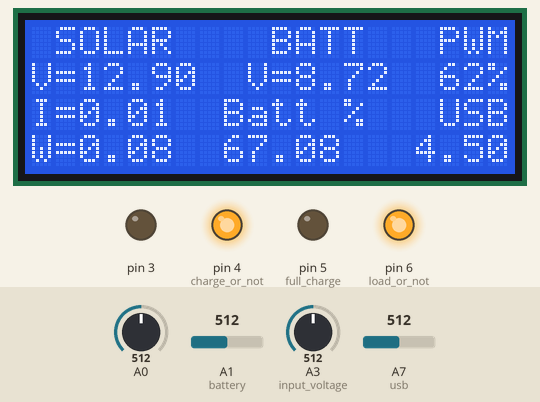
Simulated run of this sketch. Board: Arduino Nano, built with avr-gcc and run on an emulated ATmega328P. On the bench: 20×4 character LCD, output pins drawn as LEDs (lit = HIGH). Inputs (shaded band) come from the test bench; at power-on: A0 = 512, A3 (input_voltage) = 512, A1 (battery) = 512, A7 (usb) = 512. What the sketch prints to the serial monitor is not drawn.

Above: at 1.3 s.
1.4 s: A0 set to 532
At 4.1 s:
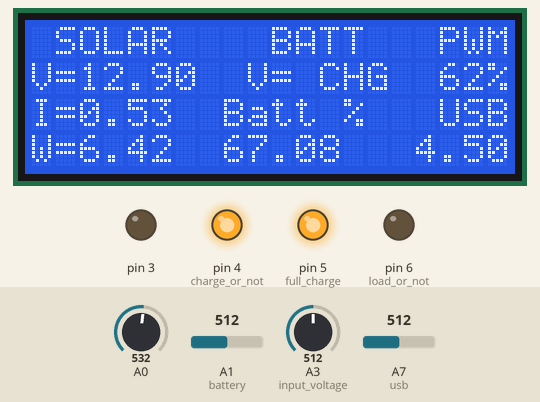
5.1 s: A3 (input_voltage) set to 273
At 7.5 s:
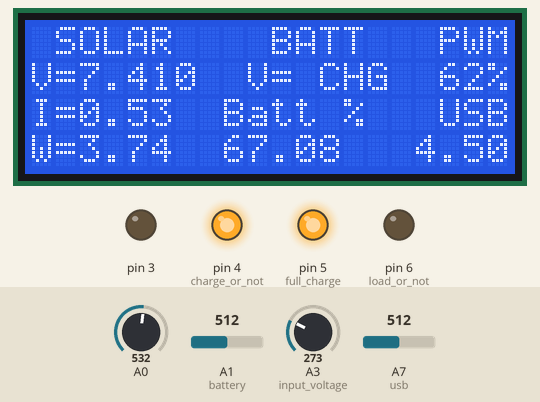
8.6 s: A3 (input_voltage) set to 239
At 11.8 s:
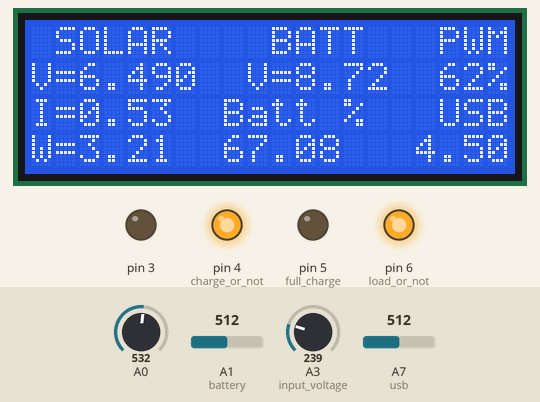
12.1 s: A1 (battery) set to 716
At 14.2 s:
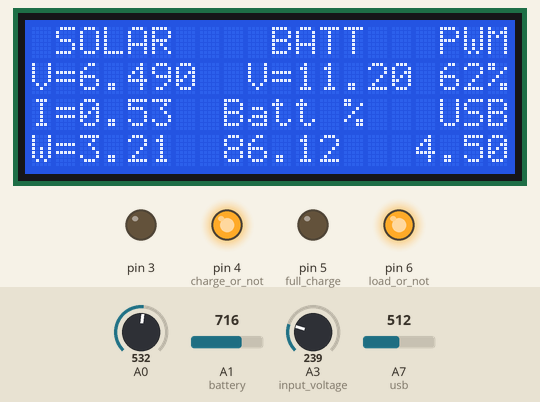
14.5 s: A7 (usb) set to 716
At 15.7 s:
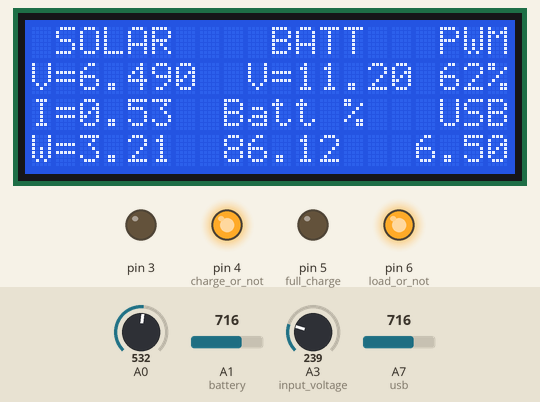
16.8 s: A0 set to 716
At 19.8 s:
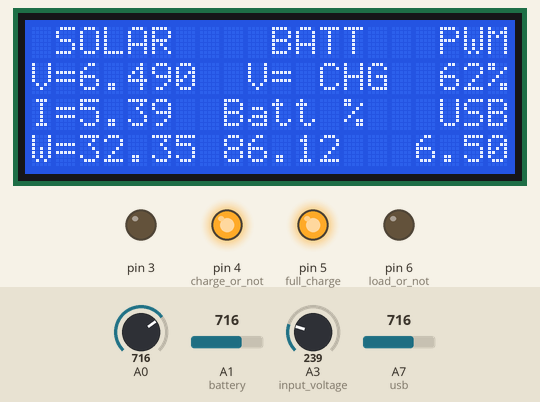
Timing chart, 0 to 21.3 s (numbered marks = the images above; inputs shaded):
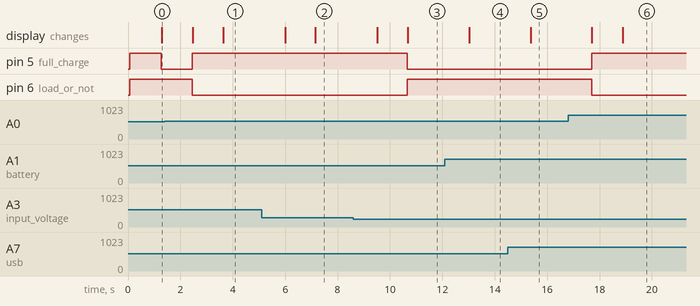

Measured:
- the behaviour switches between 522 and 523 on A0 (found by bisection; images 0 and 1)
- the behaviour switches between 258 and 257 on A3 (input_voltage) (found by bisection; images 2 and 3)
- after the input at 1.4 s, pin 5 (full_charge): LOW → HIGH after 1.1 s; pin 6 (load_or_not): HIGH → LOW after 1.1 s; the display: first changes after 1.1 s (image 1 shows a later state)
- after the input at 5.1 s, the display: first changes after 0.90 s (image 2 shows a later state)
- after the input at 8.6 s, pin 5 (full_charge): HIGH → LOW after 2.1 s; pin 6 (load_or_not): LOW → HIGH after 2.1 s; the display: first changes after 0.91 s (image 3 shows a later state)
- after the input at 12.1 s, the display: changes after 0.92 s (image 4)
- after the input at 14.5 s, the display: changes after 0.88 s (image 5)
- after the input at 16.8 s, pin 5 (full_charge): LOW → HIGH after 0.90 s; pin 6 (load_or_not): HIGH → LOW after 0.90 s; the display: first changes after 0.91 s (image 6 shows a later state)

The sketch:

mppt.ino
```cpp
#define input_voltage A3
#define usb A7
#define battery A1
#define current A0
bool charge = false;
int avg = 0;
/////////////////// we have 3 voltages to show

#include <Wire.h>
#include <LiquidCrystal_I2C.h>
LiquidCrystal_I2C lcd(0x3F, 2, 1, 0, 4, 5, 6, 7, 3, POSITIVE);

float ipVoltage = 0.0;
float amps = 0.0;
int v = 0;
float w = 0.0;
float per = 0.0;
void setup() {
 Serial.begin(115200);
 lcd.begin(20,4);
 lcd.backlight();
 pinMode(3,OUTPUT);
 pinMode(4,OUTPUT);   //  charge or not
 pinMode(5,OUTPUT);   //  full charge
 pinMode(6,OUTPUT);   //   load or not
 digitalWrite(4,HIGH);
 digitalWrite(5,HIGH);
 digitalWrite(6,HIGH);

 drawTemplate();
}

void loop() {

  float tmp,vread;
  lcd.setCursor(0,0);
  lcd.print(" ");

  tmp = analogRead(input_voltage);
  vread = tmp/1023 * 5;
  ipVoltage = (vread/18)*100;
  if(ipVoltage>12){
    ipVoltage = ipVoltage - 1.0;
  }
  avg = ipVoltage;
   v  = ipVoltage;
  lcd.setCursor(2,1);
  lcd.print(ipVoltage);

  tmp = analogRead(usb);
  vread = tmp/1023 * 5;
  ipVoltage = vread * 2 - 0.5 ;

  lcd.setCursor(16,3);
  lcd.print(ipVoltage);

  float average = 0;
 for(int i = 0; i < 1000; i++) {
    average = average + (.0264 * analogRead(A0) -13.51);//for the 5A mode,
// average = average + (.049 * analogRead(A0) -25);// for 20A mode
 //average = average + (.742 * analogRead(A0) -37.8);// for 30A mode
   delay(1);
 }
 amps = average/1000;
 lcd.setCursor(2,2);
 if(amps<0){
  amps = amps *-1;
  lcd.print(amps);
 }
 else{
  lcd.print(amps);
 }

 lcd.setCursor(2,3);
 w = v*amps;
 lcd.print(w);
 Serial.println(w*2);

  tmp = analogRead(battery);
  vread = tmp/1023 * 5;
  ipVoltage = (vread/33)*115;
  if(ipVoltage>12){
    ipVoltage = ipVoltage - 1.0;
  }
   if(w>3.5 ){               // offset for charging or not
    digitalWrite(6,LOW);
    digitalWrite(5,HIGH);
    lcd.setCursor(11,1);
  lcd.print(" CHG ");
  lcd.setCursor(8,3);
      lcd.print(per );
   }
    else{
      digitalWrite(6,HIGH);
      digitalWrite(5,LOW);
      lcd.setCursor(11,1);
      lcd.print(ipVoltage);
      lcd.setCursor(8,3);
      per = ipVoltage/13.00 * 100;
      lcd.print(per );
    }


 //delay(50);

}


void drawTemplate(){

  lcd.setCursor(0,0);
  lcd.print(" SOLAR ");
  lcd.setCursor(7,0);
  lcd.print("   BATT.");
  lcd.setCursor(14,0);
  lcd.print("   PWM");

  lcd.setCursor(0,1);
  lcd.print("V=");

  lcd.setCursor(9,1);
  lcd.print("V=");

  lcd.setCursor(0,2);
  lcd.print("I=");

  lcd.setCursor(8,2);
  lcd.print("Batt %");


  lcd.setCursor(0,3);
  lcd.print("W=");
  lcd.setCursor(6,3);

//  lcd.setCursor(8,3);
//  lcd.print("%");

  lcd.setCursor(14,2);
  lcd.print("   USB");

  lcd.setCursor(15,1);
  lcd.print("  62%");

}
```
